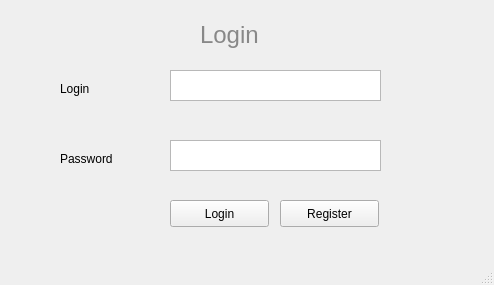
<?xml version="1.0" encoding="UTF-8"?>
<ui version="4.0">
 <class>MainWindow</class>
 <widget class="QMainWindow" name="MainWindow">
  <property name="geometry">
   <rect>
    <x>0</x>
    <y>0</y>
    <width>494</width>
    <height>285</height>
   </rect>
  </property>
  <property name="windowTitle">
   <string>Login</string>
  </property>
  <widget class="QWidget" name="centralwidget">
   <widget class="QTextEdit" name="login">
    <property name="geometry">
     <rect>
      <x>170</x>
      <y>70</y>
      <width>211</width>
      <height>31</height>
     </rect>
    </property>
   </widget>
   <widget class="QTextEdit" name="password">
    <property name="geometry">
     <rect>
      <x>170</x>
      <y>140</y>
      <width>211</width>
      <height>31</height>
     </rect>
    </property>
   </widget>
   <widget class="QLabel" name="label">
    <property name="geometry">
     <rect>
      <x>60</x>
      <y>80</y>
      <width>67</width>
      <height>17</height>
     </rect>
    </property>
    <property name="text">
     <string>Login</string>
    </property>
   </widget>
   <widget class="QLabel" name="label_2">
    <property name="geometry">
     <rect>
      <x>60</x>
      <y>150</y>
      <width>67</width>
      <height>17</height>
     </rect>
    </property>
    <property name="text">
     <string>Password</string>
    </property>
   </widget>
   <widget class="QPushButton" name="loginButton">
    <property name="geometry">
     <rect>
      <x>170</x>
      <y>200</y>
      <width>99</width>
      <height>27</height>
     </rect>
    </property>
    <property name="text">
     <string>Login</string>
    </property>
   </widget>
   <widget class="QPushButton" name="registerButton">
    <property name="geometry">
     <rect>
      <x>280</x>
      <y>200</y>
      <width>99</width>
      <height>27</height>
     </rect>
    </property>
    <property name="text">
     <string>Register</string>
    </property>
   </widget>
   <widget class="QLabel" name="label_3">
    <property name="geometry">
     <rect>
      <x>200</x>
      <y>20</y>
      <width>101</width>
      <height>31</height>
     </rect>
    </property>
    <property name="font">
     <font>
      <pointsize>18</pointsize>
      <weight>50</weight>
      <bold>false</bold>
     </font>
    </property>
    <property name="text">
     <string>&lt;html&gt;&lt;head/&gt;&lt;body&gt;&lt;p&gt;&lt;span style=&quot; color:#888888;&quot;&gt;Login&lt;/span&gt;&lt;/p&gt;&lt;/body&gt;&lt;/html&gt;</string>
    </property>
   </widget>
  </widget>
  <widget class="QMenuBar" name="menubar">
   <property name="geometry">
    <rect>
     <x>0</x>
     <y>0</y>
     <width>494</width>
     <height>25</height>
    </rect>
   </property>
  </widget>
  <widget class="QStatusBar" name="statusbar"/>
 </widget>
 <resources/>
 <connections/>
</ui>
